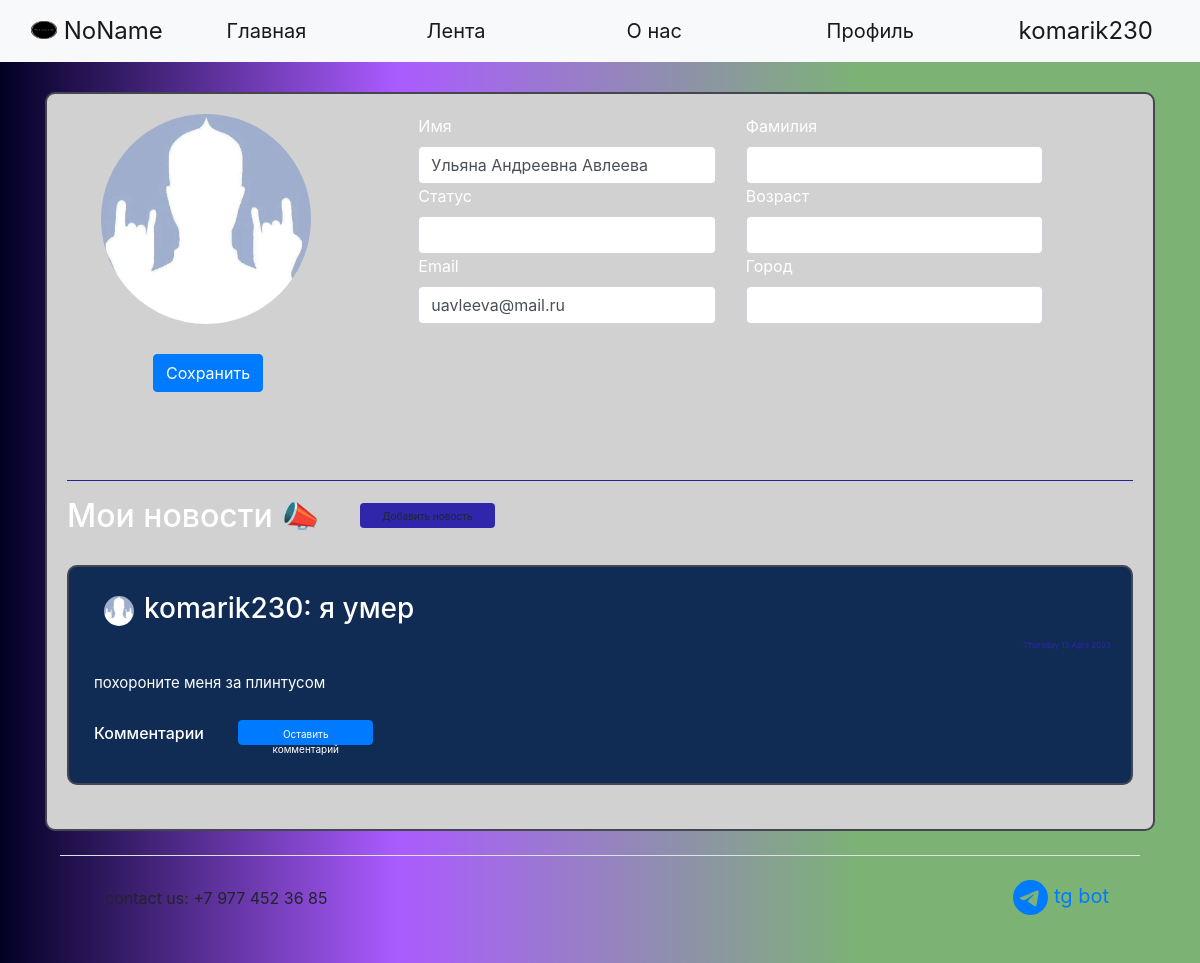
The page /office (signed in) on the database its author committed.
### data/users.py (models this page shows, shortened)
class User(SqlAlchemyBase, UserMixin):
    __tablename__ = 'users'
    id = sqlalchemy.Column(sqlalchemy.Integer,
                           primary_key=True, autoincrement=True)
    name = sqlalchemy.Column(sqlalchemy.String)
    surname = sqlalchemy.Column(sqlalchemy.String)
    nickname = sqlalchemy.Column(sqlalchemy.String)
    age = sqlalchemy.Column(sqlalchemy.Integer)
    status = sqlalchemy.Column(sqlalchemy.String)
    about = sqlalchemy.Column(sqlalchemy.String)
    email = sqlalchemy.Column(sqlalchemy.String, unique=True)
    hashed_password = sqlalchemy.Column(sqlalchemy.String)
    modified_date = sqlalchemy.Column(sqlalchemy.DateTime, default=datetime.datetime.now)
    city_from = sqlalchemy.Column(sqlalchemy.String)
    habit = sqlalchemy.Column(sqlalchemy.String)  # id_1;id_2
    habits = orm.relation("Habits", back_populates='user')
    news = orm.relation("News", back_populates='user')
    comments = orm.relation("Comments", back_populates='user')

### data/news.py (models this page shows)
class News(SqlAlchemyBase, UserMixin):
    __tablename__ = 'news'
    id = sqlalchemy.Column(sqlalchemy.Integer,
                           primary_key=True, autoincrement=True)
    title = sqlalchemy.Column(sqlalchemy.String)
    content = sqlalchemy.Column(sqlalchemy.String)
    created_date = sqlalchemy.Column(sqlalchemy.DateTime,
                                     default=datetime.datetime.now)
    user_id = sqlalchemy.Column(sqlalchemy.Integer,
                                sqlalchemy.ForeignKey("users.id"))
    comms = sqlalchemy.Column(sqlalchemy.String)
    user = orm.relation('User')

### server.py (the view, shortened to what this page needs)
@app.route("/office", methods=['GET', 'POST'])
@login_required
def my_office():
    pathu = ''
    form = OfficeForm()
    if request.method == "GET":
        db_sess = db_session.create_session()
        user = db_sess.query(User).filter(User.id == current_user.id).first()
        if user:
            form.name.data = user.name
            form.surname.data = user.surname
            form.nickname.data = user.nickname
            form.age.data = user.age
            form.status.data = user.status
            form.email.data = user.email
            form.city_from.data = user.city_from
        else:
            abort(404)
    for images in os.listdir('static/img/users_photo'):
        if images.split('.')[0] == current_user.nickname:
            pathu = 'static/img/users_photo/' + images
    if pathu == '':
        pathu = 'static/img/users_photo/default.jpg'
    db_sess = db_session.create_session()
    habits = []
    if current_user.habit:
        for el in current_user.habit.split(';'):
            habits.append(db_sess.query(Habits).filter(Habits.id == el).first())
    user_habits = []
    for habit in habits:
        user_habits.append({
            'id': habit.id,
            'type': habit.type,
            'period': habit.period,
            'about_link': habit.about_link,
            'count': habit.count,
            'reposts': habit.reposts,
            'creator': db_sess.query(User).filter(User.id == habit.creator).first().nickname,
        })
    unews = db_sess.query(News).filter(News.user_id == current_user.id).all()
    users_news = []
    for news in unews:
        path = ''
        creator_nickname = (db_sess.query(User).filter(User.id == news.user_id).first()).nickname
        for images in os.listdir('static/img/users_photo'):
            if images.split('.')[0] == creator_nickname:
                path = 'static/img/users_photo/' + images
        if path == '':
            path = 'static/img/users_photo/default.jpg'
        comments = []
        if news.comms:
            if ';' in news.comms:
                for com_id in news.comms.split(';'):
                    comments.append(db_sess.query(Comments).filter(Comments.id == com_id).first())
            elif len(news.comms) == 1:
                com_id = news.comms
                comments = [db_sess.query(Comments).filter(Comments.id == com_id).first()]
        else:
            comments = []
        if len(comments) > 1:
            comments = sorted(comments, key=lambda x: x.created_date)
        comments_main = []
        for com in comments:
            comentor_nickname = db_sess.query(User).filter(User.id == com.user_id).first().nickname
            comments_main.append({'id': com.id,
                                  'content': com.content,
                                  'created_date': com.created_date.strftime("%A %d %B %Y"),
                                  'creator': comentor_nickname})
        comments = comments_main
        users_news.append({'id': news.id,
                           'title': news.title,
                           'content': news.content,
                           'created_date': news.created_date.strftime("%A %d %B %Y"),
                           'comms': comments,
                           'creator': creator_nickname,
                           'path': path})
    return render_template('office.html',
                           form=form, path=pathu, random_id=random.randint(1, 2 ** 16), user_habits=user_habits,
                           users_news=users_news, title='Профиль')

### forms/Office.py
class OfficeForm(FlaskForm):
    name = StringField('Имя', validators=[DataRequired()])
    submit = SubmitField('Сохранить')
    surname = StringField('Фамилия')
    nickname = StringField('Никнейм')
    age = StringField('Возраст')
    status = StringField('Статус')
    about = TextAreaField('Немного обо мне')
    email = StringField('Email')
    hashed_password = PasswordField('Пароль')
    city_from = StringField('Город')

### data/db_session.py (called while the page is built)
def create_session() -> Session:
    global __factory
    return __factory()

### server.py (called while the page is built)
@login_manager.user_loader
def load_user(user_id):
    db_sess = db_session.create_session()
    return db_sess.query(User).get(user_id)

### templates/office.html (shortened to what this page needs)
{% extends "base.html" %}
{% block content %}
<body>
<form action="" method="post" enctype="multipart/form-data" accept="image/jpeg">
    <div class="page_border">
        <div class="vertical-menu" style="width: 18rem;" id="info">
            <div class="container px-4" style="width: 1000px !important;">
                <div class="row gx-5">
                    <div class="col" style="width: 300px !important;">
                        <div><p><label><img src={{path}}?dummy={{random_id}} class="round_office"
                                            align="left" width="150" height="150"/>
                        </label></div>
                        <div style="margin-left: 62px;">{{ form.submit(type="submit", class="btn btn-primary")}}</div>
                    </div>
                    <div class="col" style="width: 300px !important;">
                        <div>{{ form.name.label }}</div>
                        <div>{{ form.name(class="form-control" ) }}</div>
                        <div>{{ form.status.label }}</div>
                        <div>{{ form.status(class="form-control" ) }}</div>
                        <div>{{ form.email.label }}</div>
                        <div>{{ form.email(class="form-control" ) }}</div>
                    </div>
                    <div class="col" style="width: 300px !important;">
                        <div>{{ form.surname.label }}</div>
                        <div>{{ form.surname(class="form-control" ) }}</div>
                        <div>{{ form.age.label }}</div>
                        <div>{{ form.age(class="form-control" ) }}</div>
                        <div>{{ form.city_from.label }}</div>
                        <div>{{ form.city_from(class="form-control" ) }}</div>
                    </div>
                </div>
            </div>
        </div>
        <hr>
        <h2>Мои новости &#128227; <a href="/add_news" class="btn btn-warning"
                       style=" height:25px; width:135px; font-size: 10px; margin-bottom:5px; margin-left: 30px;">Добавить новость</a></h2>
        {% for new in users_news%}
        <div class="page_border" style="background-color: #102C54 !important;">
            <div class="menu_item">
                <h3><a><a><img
                        src={{new['path']}}?dummy={{random_id}} alt="avatar"
                        class="round_avatar"></a></a>{{new['creator']}}: {{new['title']}} </h3>
            </div>
            <div class="reposts">
                <p>{{new['created_date']}}</p>
            </div>
            <div class="menu_item">
                <p>{{new['content']}}</p>
            </div>
            <div class="menu_item">
                <h6>Комментарии {% if current_user.is_authenticated %}
                    <a href="/com_add/{{ new['id'] }}" class="btn btn-primary"
                       style=" height:25px; width:135px; font-size: 10px; margin-bottom:5px; margin-left: 30px;">Оставить
                        комментарий</a>
                    {% endif %}
                </h6>
            </div>
        </div>
        {% endfor %} <br>
    </div>
</form>
</body>
{% endblock %}

### templates/base.html (shortened to what this page needs)
<!doctype html>
<html lang="en">
<head>
    <link rel="stylesheet" href="/static/css/style.css?random()">
    <link rel="stylesheet"
          href="https://stackpath.bootstrapcdn.com/bootstrap/4.4.1/css/bootstrap.min.css"
>
</head>
<body>
<header>
    <nav class="navbar navbar-expand-lg navbar-light bg-light">
        <div class="container-fluid">
            <a class="navbar-brand" style="width: 250px;" href="/">
                <img src="/static/img/logo.png" alt="" width="26" height="18"
                     class="d-inline-block text-align-center" style="margin-bottom:5px;">
                NoName
            </a>
            <div class="collapse navbar-collapse">
                <ul class="mx-auto navbar-nav">
                    <li class="nav-item">
                        <a class="nav-link active" style="width: 200px;" aria-current="page" href="/">Главная</a>
                    </li>
                    <li class="nav-item">
                        <a class="nav-link active" style="width: 200px;" href="/news">Лента</a>
                    </li>
                    <li class="nav-item">
                        <a class="nav-link active" style="width: 200px;" href="/info">О нас</a>
                    </li>
                    <li class="nav-item">
                        <a class="nav-link active" style="width: 200px;" href="/office">Профиль</a>
                </ul>
                {% if current_user.is_authenticated %}
                <a class="navbar-brand" href="/logout">{{current_user.nickname}}</a>
                {% else %}
                <p>
                    <a class="btn btn-primary " href="/register">Зарегистрироваться</a>
                    <a class="btn btn-success" href="/login">Войти</a>
                </p>
                {% endif %}
            </div>
        </div>
    </nav>
</header>
<main role="main" class="container">
    {% block content %}{% endblock %}
       <div class="container">
  <footer class="d-flex flex-wrap justify-content-between align-items-center py-3 my-4 border-top">
    <div class="col-md-4 d-flex align-items-center">
      <a href="/" class="mb-3 me-2 mb-md-0 text-body-secondary text-decoration-none lh-1">
        <svg class="bi" width="30" height="24"><use xlink:href="#bootstrap"></use></svg>
      </a>
      <span class="mb-3 mb-md-0 text-body-secondary">contact us: +7 977 452 36 85</span>
    </div>
    <ul class="nav col-md-4 justify-content-end list-unstyled d-flex">
        <li class="nav-item"><a href="https://t.me/ylteambot" class="nav-link active" aria-current="page">
        tg bot</a></li>
    </ul>
  </footer>
    </div>
</main>
</body>
</html>

### static/css/style.css (style rules this page uses)
body { // color: black; background: rgb(2,0,36); background: linear-gradient(90deg, rgba(2,0,36,1) 0%, rgba(123,0,255,0.644782913165266) 33%, rgba(23,121,9,0.5635504201680672) 72%); }
.nav-item { color: white; font-weight: 400; font-size: 20px !important; }
.navbar-brand { font-size: 24px !important; }
.page_border { background-color: #d1d1d1 !important; color: white !important; border: 2px solid #45464F; border-radius: 10px; padding: 20px !important; margin: 0 auto; margin-top: 30px; }
.menu_item { padding: 5px !important; font-size: 15px !important; }
hr { background-color: #2f26ab; color: #FB4229; }
.reposts { color: #2f26ab !important; font-size: 8px !important; text-align: right; }
.btn-warning { background-color: #2f26ab !important; border: 2px #FB4229 !important; }
.round_avatar { margin-left:10px; margin-right:10px; width: 30px !important; height: 30px !important; border-radius: 50px !important; }
.round_office { margin-left:10px; margin-right:10px; width: 210px !important; height: 210px !important; border-radius: 210px !important; }
.vertical-menu { width: 300px; height: 350px; }
.col-md-4 { display: inline-block; }
.page_border { color: black; }

### rows shown on the page
User: nickname "komarik230", name "Ульяна Андреевна Авлеева", email "uavleeva@mail.ru", creator "komarik230"
News: title "я умер", content "похороните меня за плинтусом"
